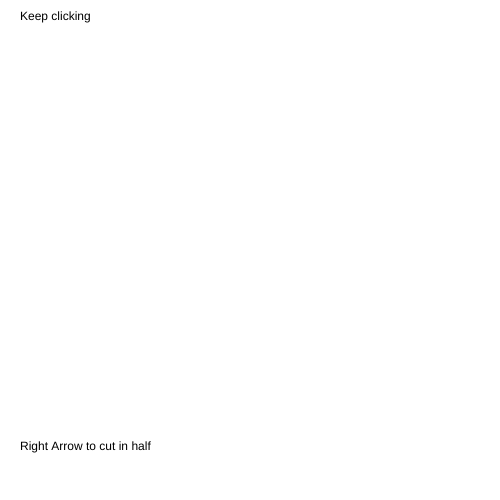
Frame 1 (no input)
Frame 60 (no input): identical to frame 1, image omitted
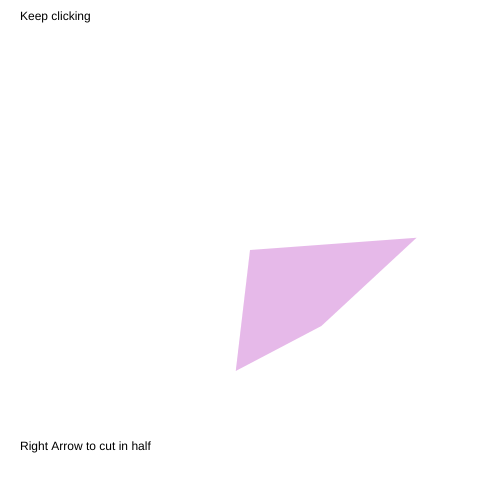
Frame 120 (the mouse pressed at the canvas centre since frame 60)

The p5.js sketch that drew these frames (run headless with seeded random() and noise() and a simulated clock; from frame 60 on, the mouse is pressed at the canvas centre):

// p5.js sketch
// ── sketch.js
//
polygonInst=[];
//
count = 0;


function setup() {
  createCanvas(500,500);
  
}

function draw() {
   background(255);
 //   
    for (var i=0;i<count;i++){
       polygonInst[i].drawPolygon();
    }
//    
    fill(0);
    text("Keep clicking",20,20);
    text("Right Arrow to cut in half",20,height-50);
}

function mousePressed(){
 //  
   polygonInst[count]=new Polygon(mouseX,mouseY);
   count++;
}

function keyPressed(){
//   
   if (keyCode==RIGHT_ARROW){
   polygonInst=subset(polygonInst,0,polygonInst.length/2);
//
   count=int(count/2);
   }
   
}

// ── Polygon.js
function Polygon(x,y){
// 
   this.xP=x;
   this.yP=y;
   this.aFillColor=color(random(255),random(255),random(255),random(255));
  
//place first coordinates into array
   this.sideArrayX=[this.xP];
   this.sideArrayY=[this.yP];
 //
   append(this.sideArrayX,this.xP+random(30,200));
   append(this.sideArrayY,this.yP+random(-30,30));
      
   append(this.sideArrayX,this.xP+random(30,200));
   append(this.sideArrayY,this.yP+random(50,200));
      
      
   append(this.sideArrayX,this.xP+random(-30,30)); 
   append(this.sideArrayY,this.yP+random(50,200)); 
  
   
//   
this.drawPolygon=function(){
 //
 noStroke();
   fill(this.aFillColor);
//   
   beginShape();
   for (var i=0;i<4;i++)
      vertex(this.sideArrayX[i],this.sideArrayY[i]);
      //only one command in for loop
      vertex(this.sideArrayX[0],this.sideArrayY[0]);
   endShape();
   }
}
